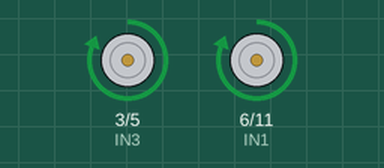
Simulated run of this sketch. Board: Arduino Uno, built with avr-gcc and run on an emulated ATmega328P. Shown: motor-driver pin pairs drawn as motors (green arrow = first pin HIGH = forward, orange = second pin HIGH = backward, longer = more drive).

Above: at 0.1 s.
At 9.1 s:
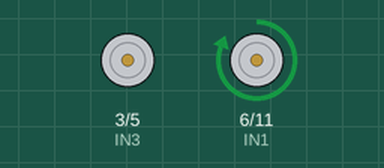
At 18.1 s:
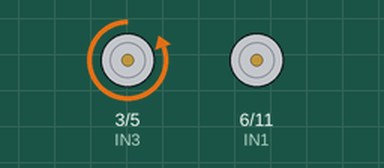
At 36.1 s:
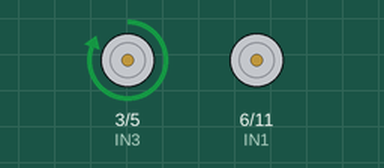
Timing chart, 0 to 40.0 s (numbered marks = the images above):
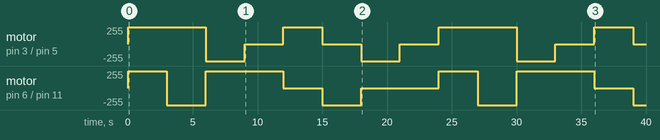

The sketch:

motor_turning.ino
```cpp
#include "SimpleTimer.h"

SimpleTimer timer;
int sec_time;

//모터A 컨트롤
int IN1=6;
int IN2=11;

//모터B 컨트롤
int IN3=3;
int IN4=5;

void setup() {
  sec_time = 0;
  timer.setInterval(1000,fn_timer);

  pinMode(IN1,OUTPUT);
  pinMode(IN2,OUTPUT);
  pinMode(IN3,OUTPUT);
  pinMode(IN4,OUTPUT);
}

void loop() {

  timer.run();
  car_run_test();

}

void car_run_test() {
  bothMotorStart();
  delay(3000);
  turnLeft();
  delay(3000);
  turnRight();
  delay(3000);
  motorA_Rotation();
  delay(3000);
  motorB_Rotation();
  delay(3000);
  motorA_Reverse();
  delay(3000);
  motorB_Reverse();
  delay(3000);
  stopAllMotor();
  delay(3000);
}

//모터A,B 정회전
void bothMotorStart()
{
    digitalWrite(IN1,HIGH);
    digitalWrite(IN2,LOW);
    digitalWrite(IN3,HIGH);
    digitalWrite(IN4,LOW);
}

//모터A,B Stop
void stopAllMotor()
{
    digitalWrite(IN1,LOW);
    digitalWrite(IN2,LOW);
    digitalWrite(IN3,LOW);
    digitalWrite(IN4,LOW);
}

//모터A 역회전, 모터B 정회전
void turnLeft()
{
    digitalWrite(IN1,LOW);
    digitalWrite(IN2,HIGH);
    digitalWrite(IN3,HIGH);
    digitalWrite(IN4,LOW);
}

//모터A 정회전, 모터B 역회전
void turnRight()
{
    digitalWrite(IN1,HIGH);
    digitalWrite(IN2,LOW);
    digitalWrite(IN3,LOW);
    digitalWrite(IN4,HIGH);
}

//모터A 정회전, 모터B Stop
void motorA_Rotation()
{
    digitalWrite(IN1,HIGH);
    digitalWrite(IN2,LOW);
    digitalWrite(IN3,LOW);
    digitalWrite(IN4,LOW);
}

//모터A Stop, 모터B 정회전
void motorB_Rotation()
{
    digitalWrite(IN1,LOW);
    digitalWrite(IN2,LOW);
    digitalWrite(IN3,HIGH);
    digitalWrite(IN4,LOW);
}

//모터A 역회전, 모터B Stop
void motorA_Reverse()
{
    digitalWrite(IN1,LOW);
    digitalWrite(IN2,HIGH);
    digitalWrite(IN3,LOW);
    digitalWrite(IN4,LOW);
}

//모터A Stop, 모터B 역회전
void motorB_Reverse()
{
    digitalWrite(IN1,LOW);
    digitalWrite(IN2,LOW);
    digitalWrite(IN3,LOW);
    digitalWrite(IN4,HIGH);
}

void fn_timer() {
  sec_time = sec_time + 1;
}
```

Measured:
- by itself, motor on pin 3 (IN3) / pin 5 (IN4): stopped → forward 255/255 at 0.00 s, → backward 255/255 6.0 s later, → stopped 3.0 s later, → forward 255/255 3.0 s later, … (12 changes in this stretch)
- by itself, motor on pin 6 (IN1) / pin 11 (IN2): stopped → forward 255/255 at 0.00 s, → backward 255/255 3.0 s later, → forward 255/255 3.0 s later, → stopped 6.0 s later, … (11 changes in this stretch)
